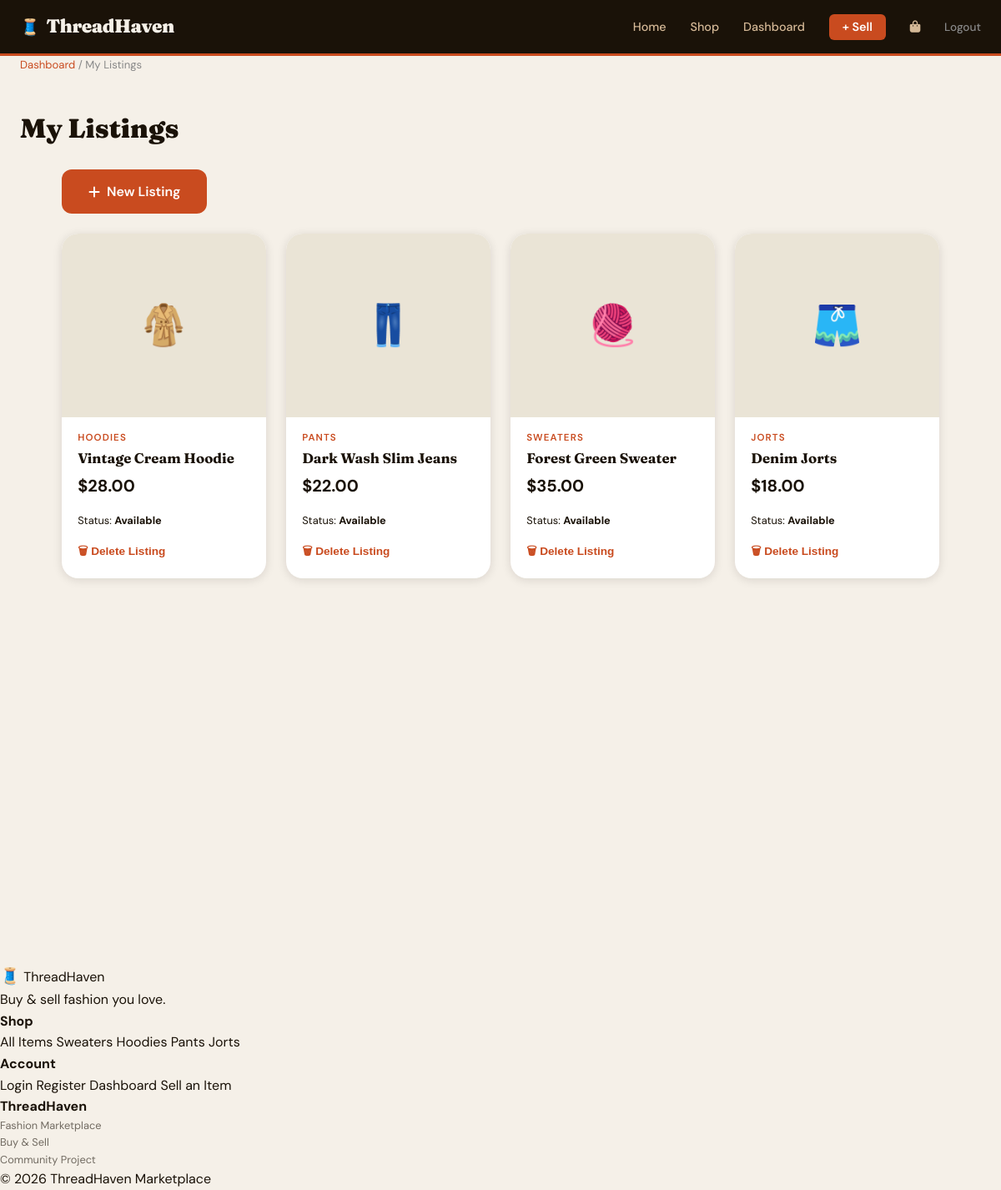
The app's page /pages/my_listings.php (signed in) with its own data.
### tables this page shows
CREATE TABLE IF NOT EXISTS products (
    id          INT AUTO_INCREMENT PRIMARY KEY,
    seller_id   INT           NOT NULL,
    title       VARCHAR(200)  NOT NULL,
    description TEXT,
    price       DECIMAL(10,2) NOT NULL,
    category    ENUM('sweaters','hoodies','pants','jorts','other') DEFAULT 'other',
    size        VARCHAR(10)   DEFAULT NULL,
    condition_q ENUM('New','Like New','Good','Fair') DEFAULT 'Good',
    emoji       VARCHAR(8)    DEFAULT '👕',
    status      ENUM('available','reserved','sold') DEFAULT 'available',
    created_at  DATETIME      DEFAULT CURRENT_TIMESTAMP,
    FOREIGN KEY (seller_id) REFERENCES users(id) ON DELETE CASCADE
);

### pages/my_listings.php (the view, shortened to what this page needs)
<?php
require_once '../includes/db.php';
$uid = (int)$_SESSION['user_id'];
$stmt = mysqli_prepare($conn,
    "SELECT * FROM products WHERE seller_id = ? ORDER BY created_at DESC");
mysqli_stmt_bind_param($stmt, 'i', $uid);
mysqli_stmt_execute($stmt);
$products = mysqli_stmt_get_result($stmt);
include '../includes/header.php';
?>
<p class="breadcrumb"><a href="dashboard.php">Dashboard</a> / My Listings</p>
<h1 class="page-title">My Listings</h1>
<div style="max-width:1100px;margin:1.5rem auto;padding:0 1.5rem">
    <div style="margin-bottom:1.5rem">
        <a href="sell.php" class="btn-primary"><i class="fas fa-plus"></i> New Listing</a>
    </div>
    <?php if (mysqli_num_rows($products) === 0): ?>
        <div class="empty-state">
            <i class="fas fa-tags"></i>
            <h3>No listings yet</h3>
            <p><a href="sell.php" style="color:var(--rust)">List your first item &rarr;</a></p>
        </div>
    <?php else: ?>
        <div class="product-grid">
            <?php while ($p = mysqli_fetch_assoc($products)): ?>
            <div class="product-card">
                <div class="product-img"><?= htmlspecialchars($p['emoji']) ?></div>
                <div class="product-info">
                    <p class="product-category"><?= ucfirst(htmlspecialchars($p['category'])) ?></p>
                    <h3 class="product-name"><?= htmlspecialchars($p['title']) ?></h3>
                    <p class="product-price">$<?= number_format($p['price'],2) ?></p>
                    <p style="font-size:.8rem;margin-bottom:.8rem">
                        Status: <strong><?= ucfirst(htmlspecialchars($p['status'])) ?></strong>
                    </p>
                    <form method="POST" action="delete_product.php"
                          onsubmit="return confirm('Delete this listing?')"
                          style="display:inline">
                        <button type="submit"
                                style="background:none;border:none;color:var(--rust);font-size:.85rem;font-weight:600;cursor:pointer;padding:0">
                            🗑 Delete Listing
                        </button>
                    </form>
                </div>
            </div>
            <?php endwhile; ?>
        </div>
    <?php endif; ?>
</div>
<?php include '../includes/footer.php'; ?>

### css/style.css (style rules this page uses)
:root { --cream: #F5F0E8; --ink: #1A1208; --rust: #C94B1F; --sage: #4A7C59; --sand: #D4B896; --mist: #EAE4D6; --white: #FFFFFF; --shadow: rgba(26,18,8,.12); --radius: 12px; --radius-lg:20px; --trans: .25s ease; --font-display: 'Fraunces', Georgia, serif; --font-body: 'DM Sans', sans-serif; }
*, *::before, *::after { box-sizing:border-box; margin:0; padding:0; }
html { scroll-behavior:smooth; }
body { font-family: var(--font-body); background: var(--cream); color: var(--ink); min-height: 100vh; line-height: 1.6; }
a { color: inherit; text-decoration: none; }
.btn-primary { display:inline-flex; align-items:center; gap:.5rem; background:var(--rust); color:#fff; padding:.85rem 2rem; border-radius:var(--radius); font-weight:600; font-size:1rem; border:none; cursor:pointer; transition:all var(--trans); font-family:var(--font-body); }
.product-grid { display:grid; grid-template-columns:repeat(auto-fill,minmax(240px,1fr)); gap:1.5rem; }
.product-card { background:var(--white); border-radius:var(--radius-lg); overflow:hidden; box-shadow:0 2px 12px var(--shadow); transition:all var(--trans); position:relative; }
.product-img { width:100%; height:220px; object-fit:cover; background:var(--mist); display:flex; align-items:center; justify-content:center; font-size:3rem; }
.product-info { padding:1rem 1.2rem 1.2rem; }
.product-category { font-size:.72rem; font-weight:600; text-transform:uppercase; letter-spacing:.1em; color:var(--rust); margin-bottom:.3rem; }
.product-name { font-family:var(--font-display); font-size:1.05rem; font-weight:700; margin-bottom:.3rem; line-height:1.3; }
.product-price { font-size:1.25rem; font-weight:700; color:var(--ink); margin-bottom:1rem; }
.page-title { max-width:1200px; margin:2.5rem auto .5rem; padding:0 1.5rem; font-family:var(--font-display); font-size:2rem; font-weight:900; }
.breadcrumb { max-width:1200px; margin:0 auto 1rem; padding:0 1.5rem; font-size:.82rem; color:#888; }
.breadcrumb a { color:var(--rust); }

### records on screen
products: emoji "🧥", category "HOODIES", title "Vintage Cream Hoodie", price "28.00", status "Available"
products: emoji "👖", category "PANTS", title "Dark Wash Slim Jeans", price "22.00", status "Available"
products: emoji "🧶", category "SWEATERS", title "Forest Green Sweater", price "35.00", status "Available"
products: emoji "🩳", category "JORTS", title "Denim Jorts", price "18.00", status "Available"
